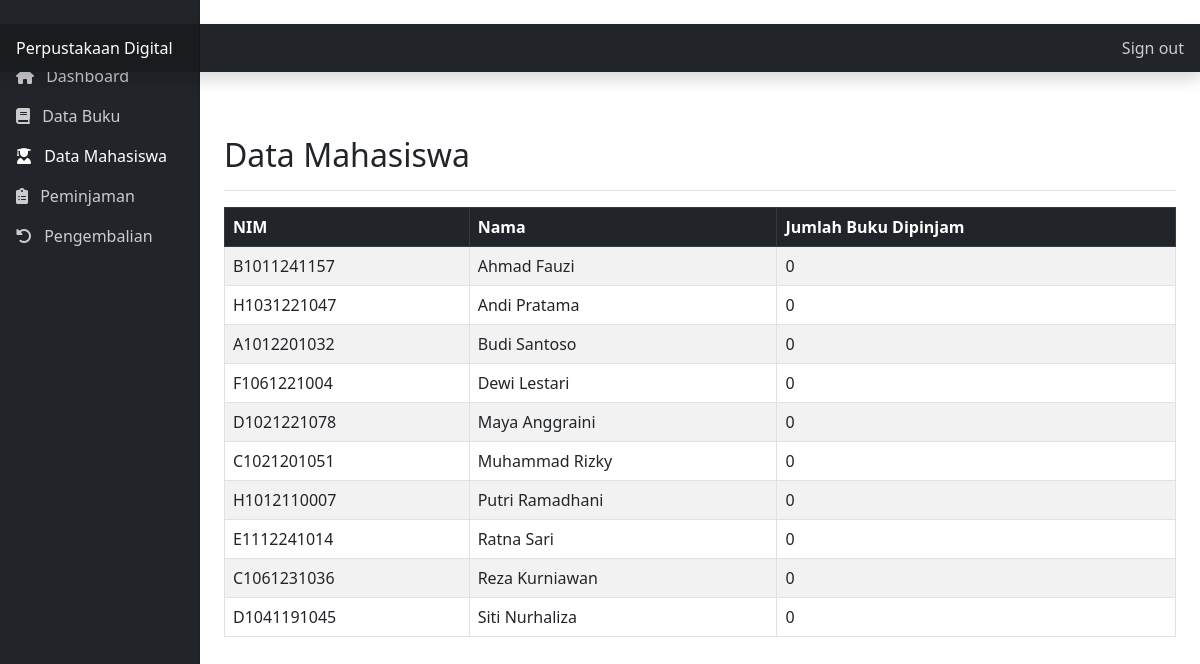
The page /mahasiswa.php (signed in) on the database its author committed.
### tables this page shows
CREATE TABLE `mahasiswa` (
  `NIM` varchar(50) NOT NULL,
  `Nama_Mahasiswa` varchar(50) DEFAULT NULL,
  `Alamat_Mahasiswa` text,
  `No_Telepon_Mahasiswa` varchar(15) DEFAULT NULL,
  `Status_Mahasiswa` varchar(10) DEFAULT NULL,
  PRIMARY KEY (`NIM`)
);

### mahasiswa.php (the view, shortened to what this page needs)
<?php
require_once 'koneksi.php';
$query = "
    SELECT m.NIM, m.Nama_Mahasiswa AS Nama, COUNT(t.ID_Buku) AS Jumlah_Dipinjam
    FROM mahasiswa m
    LEFT JOIN transaksi_peminjaman t
        ON m.NIM = t.NIM AND t.Status_Peminjaman != 'Dikembalikan'
    GROUP BY m.NIM, m.Nama_Mahasiswa
    ORDER BY m.Nama_Mahasiswa
";
$result = mysqli_query($koneksi, $query);
?>
<!DOCTYPE html>
<html lang="id">
<head>
    <link href="https://cdn.jsdelivr.net/npm/bootstrap@5.3.0-alpha1/dist/css/bootstrap.min.css" rel="stylesheet">
    <link rel="stylesheet" href="https://cdnjs.cloudflare.com/ajax/libs/font-awesome/6.0.0/css/all.min.css">
</head>
<body>
    <header class="navbar navbar-dark sticky-top bg-dark flex-md-nowrap p-0 shadow">
        <a class="navbar-brand col-md-3 col-lg-2 me-0 px-3" href="#">Perpustakaan Digital</a>
        <div class="navbar-nav">
            <div class="nav-item text-nowrap">
                <a class="nav-link px-3" href="logout.php">Sign out</a>
            </div>
        </div>
    </header>
    <div class="container-fluid">
        <div class="row">
            <nav id="sidebarMenu" class="col-md-3 col-lg-2 d-md-block bg-dark sidebar collapse">
                <div class="position-sticky sidebar-sticky">
                    <ul class="nav flex-column">
                        <li class="nav-item">
                            <a class="nav-link" href="dashboard.php">
                                <i class="fas fa-home me-2"></i> Dashboard
                            </a>
                        </li>
                        <li class="nav-item">
                            <a class="nav-link" href="buku.php">
                                <i class="fas fa-book me-2"></i> Data Buku
                            </a>
                        </li>
                        <li class="nav-item">
                            <a class="nav-link active" href="mahasiswa.php">
                                <i class="fas fa-user-graduate me-2"></i> Data Mahasiswa
                            </a>
                        </li>
                        <li class="nav-item">
                            <a class="nav-link" href="peminjaman.php">
                                <i class="fas fa-clipboard-list me-2"></i> Peminjaman
                            </a>
                        </li>
                        <li class="nav-item">
                            <a class="nav-link" href="pengembalian.php">
                                <i class="fas fa-undo-alt me-2"></i> Pengembalian
                            </a>
                        </li>
                    </ul>
                </div>
            </nav>
            <main class="col-md-9 ms-sm-auto col-lg-10 px-md-4">
                <div class="d-flex justify-content-between flex-wrap flex-md-nowrap align-items-center pt-3 pb-2 mb-3 border-bottom">
                    <h1 class="h2">Data Mahasiswa</h1>
                </div>
                <div class="table-responsive">
                    <table class="table table-bordered table-striped">
                        <thead class="table-dark">
                            <tr>
                                <th>NIM</th>
                                <th>Nama</th>
                                <th>Jumlah Buku Dipinjam</th>
                            </tr>
                        </thead>
                        <tbody>
                            <?php while ($row = mysqli_fetch_assoc($result)) : ?>
                                <tr>
                                    <td><?php echo htmlspecialchars($row['NIM']); ?></td>
                                    <td><?php echo htmlspecialchars($row['Nama']); ?></td>
                                    <td><?php echo htmlspecialchars($row['Jumlah_Dipinjam']); ?></td>
                                </tr>
                            <?php endwhile; ?>
                        </tbody>
                    </table>
                </div>
            </main>
        </div>
    </div>
</body>
</html>

### mahasiswa.php (style rules this page uses)
.sidebar { position: fixed; top: 0; bottom: 0; left: 0; z-index: 100; padding: 48px 0 0; box-shadow: inset -1px 0 0 rgba(0, 0, 0, .1); background-color: #343a40; }
.sidebar-sticky { position: relative; top: 0; height: calc(100vh - 48px); padding-top: .5rem; overflow-x: hidden; overflow-y: auto; }
.nav-link { font-weight: 500; color: #ccc; }
.nav-link.active { color: #fff; }
.navbar-brand { padding-top: .75rem; padding-bottom: .75rem; font-size: 1rem; background-color: rgba(0, 0, 0, .25); box-shadow: inset -1px 0 0 rgba(0, 0, 0, .25); }
main { padding-top: 48px; }

### rows shown on the page
mahasiswa: NIM "B1011241157", Nama_Mahasiswa "Ahmad Fauzi", Jumlah_Dipinjam "0"
mahasiswa: NIM "H1031221047", Nama_Mahasiswa "Andi Pratama", Jumlah_Dipinjam "0"
mahasiswa: NIM "A1012201032", Nama_Mahasiswa "Budi Santoso", Jumlah_Dipinjam "0"
mahasiswa: NIM "F1061221004", Nama_Mahasiswa "Dewi Lestari", Jumlah_Dipinjam "0"
mahasiswa: NIM "D1021221078", Nama_Mahasiswa "Maya Anggraini", Jumlah_Dipinjam "0"
mahasiswa: NIM "C1021201051", Nama_Mahasiswa "Muhammad Rizky", Jumlah_Dipinjam "0"
mahasiswa: NIM "H1012110007", Nama_Mahasiswa "Putri Ramadhani", Jumlah_Dipinjam "0"
mahasiswa: NIM "E1112241014", Nama_Mahasiswa "Ratna Sari", Jumlah_Dipinjam "0"
mahasiswa: NIM "C1061231036", Nama_Mahasiswa "Reza Kurniawan", Jumlah_Dipinjam "0"
mahasiswa: NIM "D1041191045", Nama_Mahasiswa "Siti Nurhaliza", Jumlah_Dipinjam "0"
